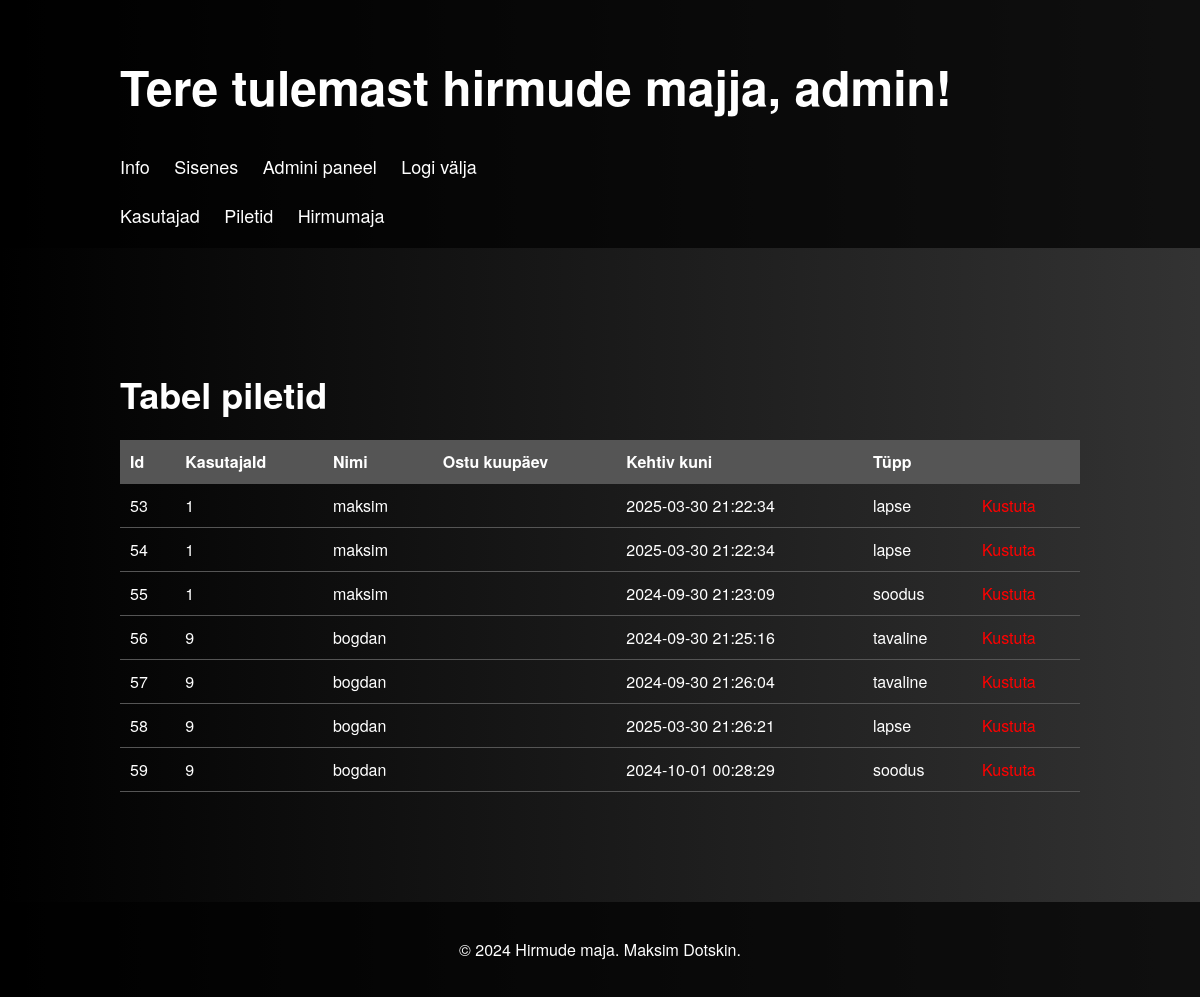
Screenshot of /admin/tabelid.php?piletid (signed in) with the database file from the repository.
### tables this page shows
CREATE TABLE `pilet` (
  `id` int(11) NOT NULL,
  `kasutajaId` int(11) DEFAULT NULL,
  `nimi` varchar(35) DEFAULT NULL,
  `ostupaev` datetime DEFAULT NULL,
  `kehtivKuni` datetime DEFAULT NULL,
  `typp` varchar(35) DEFAULT NULL
);

### admin/tabelid_funktsioonid.php (the view, shortened to what this page needs)
<?php
require_once('../funktsioonid.php');
function piletid()
{
    global $yhendus;
    $select_kask = $yhendus->prepare("SELECT id, kasutajaId, nimi, ostupaev,kehtivKuni,typp FROM pilet");
    $select_kask->execute();
    $select_kask->bind_result($id, $kasutajaId, $nimi,$ostupaev, $kehtivKuni, $typp);
    while ($select_kask->fetch()) {
        echo "<tr>
                <td>$id</td>
                <td>$kasutajaId</td>
                <td>$nimi</td>
                <td>$ostupaev</td>
                <td>$kehtivKuni</td>
                <td>$typp</td>
                <td>
                    <a href='tabelid.php?kustutaPilet=$id'><span style=\"color: red;\">Kustuta</span></a>
                </td>
              </tr>";
    }
}

### style.css (style rules this page uses)
body { background: linear-gradient(to right, #000000, #333333); background-size: cover; background-position: center; color: #fff; font-family: 'Helvetica Neue', Helvetica, Arial, sans-serif; margin: 0; padding: 0; }
th, td { padding: 10px; text-align: left; border-bottom: 1px solid #555; }
a { text-decoration: none; color: blueviolet; }

### rows the page displays
pilet: id "53", kasutajaId "1", nimi "maksim", kehtivKuni "2025-03-30 21:22:34", typp "lapse"
pilet: id "54", kasutajaId "1", nimi "maksim", kehtivKuni "2025-03-30 21:22:34", typp "lapse"
pilet: id "55", kasutajaId "1", nimi "maksim", kehtivKuni "2024-09-30 21:23:09", typp "soodus"
pilet: id "56", kasutajaId "9", nimi "bogdan", kehtivKuni "2024-09-30 21:25:16", typp "tavaline"
pilet: id "57", kasutajaId "9", nimi "bogdan", kehtivKuni "2024-09-30 21:26:04", typp "tavaline"
pilet: id "58", kasutajaId "9", nimi "bogdan", kehtivKuni "2025-03-30 21:26:21", typp "lapse"
pilet: id "59", kasutajaId "9", nimi "bogdan", kehtivKuni "2024-10-01 00:28:29", typp "soodus"

### other values shown
$_SESSION['kasutajaNimi'] "admin"
